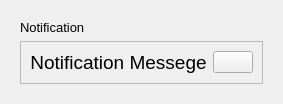
        <widget class="QWidget" name="popupNotificationContainer" native="true">
         <property name="sizePolicy">
          <sizepolicy hsizetype="Preferred" vsizetype="Preferred">
           <horstretch>0</horstretch>
           <verstretch>0</verstretch>
          </sizepolicy>
         </property>
         <layout class="QVBoxLayout" name="verticalLayout_18">
          <item>
           <widget class="QWidget" name="popupNotificationSubContainer" native="true">
            <layout class="QVBoxLayout" name="verticalLayout_19">
             <item>
              <widget class="QLabel" name="label_15">
               <property name="font">
                <font>
                 <pointsize>10</pointsize>
                </font>
               </property>
               <property name="text">
                <string>Notification</string>
               </property>
              </widget>
             </item>
             <item>
              <widget class="QFrame" name="frame_9">
               <property name="frameShape">
                <enum>QFrame::StyledPanel</enum>
               </property>
               <property name="frameShadow">
                <enum>QFrame::Raised</enum>
               </property>
               <layout class="QHBoxLayout" name="horizontalLayout_12">
                <item alignment="Qt::AlignHCenter|Qt::AlignVCenter">
                 <widget class="QLabel" name="label_14">
                  <property name="sizePolicy">
                   <sizepolicy hsizetype="Expanding" vsizetype="Preferred">
                    <horstretch>0</horstretch>
                    <verstretch>0</verstretch>
                   </sizepolicy>
                  </property>
                  <property name="font">
                   <font>
                    <pointsize>14</pointsize>
                   </font>
                  </property>
                  <property name="text">
                   <string>Notification Messege</string>
                  </property>
                  <property name="alignment">
                   <set>Qt::AlignCenter</set>
                  </property>
                 </widget>
                </item>
                <item alignment="Qt::AlignRight">
                 <widget class="QPushButton" name="pushButton_8">
                  <property name="sizePolicy">
                   <sizepolicy hsizetype="Preferred" vsizetype="Fixed">
                    <horstretch>0</horstretch>
                    <verstretch>0</verstretch>
                   </sizepolicy>
                  </property>
                  <property name="text">
                   <string/>
                  </property>
                  <property name="icon">
                   <iconset resource="../resources.qrc">
                    <normaloff>:/Icons/Icons/x-circle.svg</normaloff>:/Icons/Icons/x-circle.svg</iconset>
                  </property>
                  <property name="iconSize">
                   <size>
                    <width>24</width>
                    <height>24</height>
                   </size>
                  </property>
                 </widget>
                </item>
               </layout>
              </widget>
             </item>
            </layout>
           </widget>
          </item>
         </layout>
        </widget>
